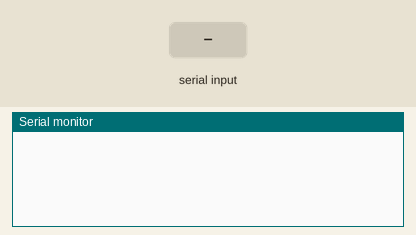
This sketch was run on a simulated Arduino Uno, built with avr-gcc and run on an emulated ATmega328P. Parts: the last lines printed to the serial monitor. The test bench sets the inputs (shaded band).

Above: at 1.2 s.
1.3 s: "1" received over Serial
At 2.5 s:
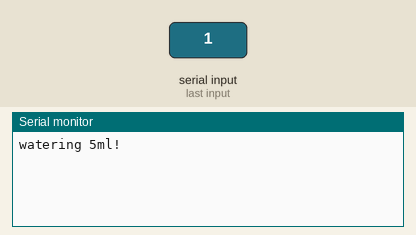
2.8 s: "2" received over Serial
At 3.9 s:
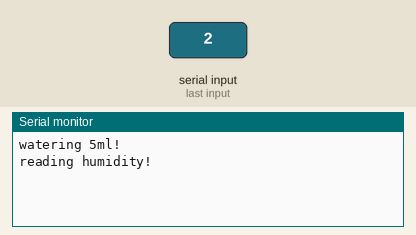

The sketch:

readhum.ino
```cpp
int data;
int analogPin = 3;
char userInput;

void setup() {
  Serial.begin(9600);
}

void water() {
  //do pumping code here
  Serial.println("watering 5ml!\n");
  return;
}

void readhum() {
  //do humidity sensor code here, print humidity lvl
  Serial.println("reading humidity!");
  return;
}

void loop() {
  if (Serial.available() > 0) {
    userInput = Serial.read();
    if (userInput == '1') {
      water();
    }
    else if (userInput == '2') {
      readhum();
    }
  }
}
```

Measured:
- after the input at 1.3 s, the serial monitor: prints a new line at once (image 1)
- after the input at 2.8 s, the serial monitor: prints a new line at once (image 2)
